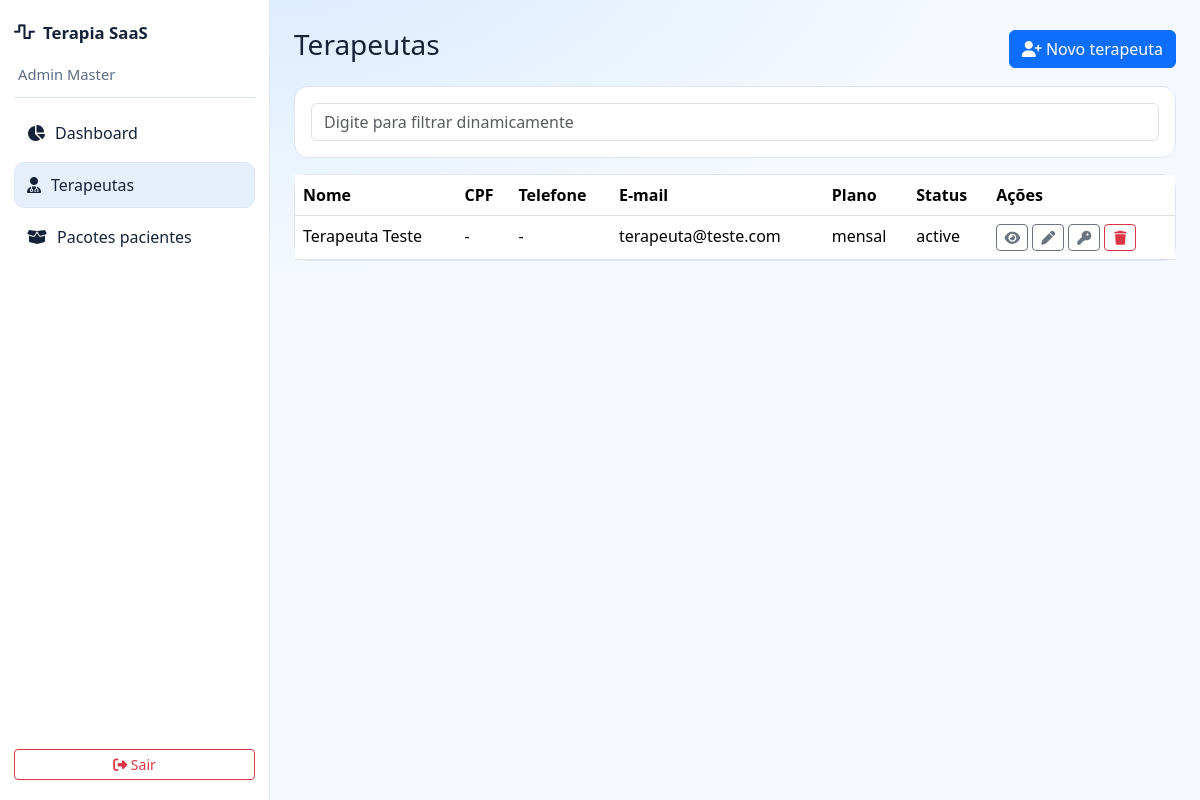
/dashboard.php?action=therapists (signed in), run on the app's committed database.
### tables this page shows
CREATE TABLE IF NOT EXISTS users (
  id INT AUTO_INCREMENT PRIMARY KEY,
  name VARCHAR(150) NOT NULL,
  cpf VARCHAR(14) NULL,
  phone VARCHAR(20) NULL,
  email VARCHAR(150) NOT NULL UNIQUE,
  password VARCHAR(255) NOT NULL,
  role ENUM('super_admin','therapist','patient') NOT NULL,
  therapist_id INT NULL,
  patient_id INT NULL,
  plan_type VARCHAR(30) NULL,
  company_logo_name VARCHAR(255) NULL,
  company_logo_path VARCHAR(500) NULL,
  status ENUM('active','inactive') DEFAULT 'active',
  created_at DATETIME DEFAULT CURRENT_TIMESTAMP,
  updated_at DATETIME DEFAULT CURRENT_TIMESTAMP ON UPDATE CURRENT_TIMESTAMP,
  INDEX idx_users_role(role)
);

### classes/Controller.php (called while the page is built, shortened)
<?php
abstract class Controller
{
    protected function view(string $view, array $data = []): void
    {
        $file = dirname(__DIR__) . '/app/views/' . $view . '.php';
        extract($data);
        require $file;
    }
}

### app/controllers/AdminController.php (called while the page is built, shortened)
<?php
class AdminController extends Controller
{
    private User $userModel;
    public function __construct()
    {
        $this->userModel = new User();
    }
    public function therapists(): void
    {
        $this->view('admin/therapists/index', [
            'appUrl' => Config::get('APP_URL', ''),
            'therapists' => $this->userModel->listTherapists(),
        ]);
    }
}

### config/Database.php (called while the page is built, shortened)
<?php
class Database
{
    private static ?Database $instance = null;
    private PDO $connection;
    private function __construct()
    {
        $host = Config::get('DB_HOST', '127.0.0.1');
        $port = Config::get('DB_PORT', '3306');
        $db = Config::get('DB_DATABASE', 'terapia');
        $user = Config::get('DB_USERNAME', 'root');
        $pass = Config::get('DB_PASSWORD', '');
        $charset = Config::get('DB_CHARSET', 'utf8mb4');
        $dsn = "mysql:host={$host};port={$port};dbname={$db};charset={$charset}";
        try {
            $this->connection = new PDO($dsn, $user, $pass, [
                PDO::ATTR_ERRMODE => PDO::ERRMODE_EXCEPTION,
                PDO::ATTR_DEFAULT_FETCH_MODE => PDO::FETCH_ASSOC,
                PDO::ATTR_EMULATE_PREPARES => false,
            ]);
        } catch (PDOException $e) {
            throw new \RuntimeException('Falha de conexao com banco: ' . $e->getMessage());
        }
    }
    public static function getInstance(): self
    {
        if (!self::$instance) {
            self::$instance = new self();
        }
        return self::$instance;
    }
    public function query(string $sql, array $params = []): \PDOStatement|false
    {
        try {
            $stmt = $this->connection->prepare($sql);
            $stmt->execute($params);
            return $stmt;
        } catch (PDOException $e) {
            error_log('[DB] ' . $e->getMessage());
            return false;
        }
    }
}

### config/Config.php (called while the page is built, shortened)
<?php
class Config
{
    public static function get(string $key, mixed $default = null): mixed
    {
        return $_ENV[$key] ?? $default;
    }
}

### classes/Model.php (called while the page is built, shortened)
<?php
abstract class Model
{
    protected function query(string $sql, array $params = []): \PDOStatement|false
    {
        return Database::getInstance()->query($sql, $params);
    }
}

### app/models/User.php (called while the page is built, shortened)
<?php
class User extends Model
{
    public function listTherapists(): array
    {
        $stmt = $this->query("SELECT * FROM users WHERE role = 'therapist' ORDER BY id DESC");
        return $stmt->fetchAll();
    }
}

### app/views/admin/therapists/index.php (the view, shortened to what this page needs)
<?php $title = 'Terapeutas'; include __DIR__ . '/../../partials/header.php'; include __DIR__ . '/../../partials/nav.php'; ?>
<div class="page-wrap">
  <div class="d-flex justify-content-between align-items-center mb-3">
    <h3>Terapeutas</h3>
    <a class="btn btn-primary" href="<?php echo $appUrl; ?>/dashboard.php?action=therapists-create"><i class="fa-solid fa-user-plus"></i> Novo terapeuta</a>
  </div>
  <div class="card mb-3"><div class="card-body">
    <input id="therapistSearch" class="form-control" placeholder="Digite para filtrar dinamicamente">
  </div></div>
  <div class="card">
    <div class="table-responsive">
      <table class="table mb-0">
        <thead><tr><th>Nome</th><th>CPF</th><th>Telefone</th><th>E-mail</th><th>Plano</th><th>Status</th><th>Ações</th></tr></thead>
        <tbody>
          <?php if (empty($therapists)): ?>
            <tr><td colspan="7" class="text-center py-4 text-muted">Não há terapeutas cadastrados.</td></tr>
          <?php else: foreach ($therapists as $therapist): ?>
            <tr class="row-therapist" data-search="<?php echo strtolower(htmlspecialchars(($therapist['name'] ?? '') . ' ' . ($therapist['cpf'] ?? '') . ' ' . ($therapist['email'] ?? ''))); ?>">
              <td><?php echo htmlspecialchars((string) $therapist['name']); ?></td>
              <td><?php echo htmlspecialchars((string) ($therapist['cpf'] ?? '-')); ?></td>
              <td><?php echo htmlspecialchars((string) ($therapist['phone'] ?? '-')); ?></td>
              <td><?php echo htmlspecialchars((string) $therapist['email']); ?></td>
              <td><?php echo htmlspecialchars((string) ($therapist['plan_type'] ?? 'mensal')); ?></td>
              <td><?php echo htmlspecialchars((string) ($therapist['status'] ?? 'active')); ?></td>
              <td class="align-middle">
                <div class="d-flex align-items-center gap-1 flex-nowrap">
                  <a class="btn btn-sm btn-outline-secondary" style="width:32px;padding:0;line-height:1.8;" href="<?php echo $appUrl; ?>/dashboard.php?action=therapists-show&id=<?php echo (int) $therapist['id']; ?>" title="Visualizar"><i class="fa-solid fa-eye"></i></a>
                  <a class="btn btn-sm btn-outline-secondary" style="width:32px;padding:0;line-height:1.8;" href="<?php echo $appUrl; ?>/dashboard.php?action=therapists-edit&id=<?php echo (int) $therapist['id']; ?>" title="Editar"><i class="fa-solid fa-pen"></i></a>
                  <a class="btn btn-sm btn-outline-secondary" style="width:32px;padding:0;line-height:1.8;" href="<?php echo $appUrl; ?>/dashboard.php?action=therapists-password&id=<?php echo (int) $therapist['id']; ?>" title="Alterar senha"><i class="fa-solid fa-key"></i></a>
                  <form method="POST" action="<?php echo $appUrl; ?>/dashboard.php?action=therapists-delete" class="d-flex m-0 js-delete-therapist-form" data-therapist-name="<?php echo htmlspecialchars((string) $therapist['name']); ?>">
                    <button class="btn btn-sm btn-outline-danger" style="width:32px;padding:0;line-height:1.8;" type="submit" title="Excluir"><i class="fa-solid fa-trash"></i></button>
                  </form>
                </div>
              </td>
            </tr>
          <?php endforeach; endif; ?>
        </tbody>
      </table>
    </div>
  </div>
</div>
<?php include __DIR__ . '/../../partials/footer.php'; ?>

### public/css/app.css (style rules this page uses)
:root { --bg-main: #f5f9ff; --bg-panel: #ffffff; --text-main: #152238; --text-soft: #5d6b82; --line: #dce6f5; --accent: #1363df; --accent-soft: #8ec5ff; --sidebar-bg: #ffffff; }
* { box-sizing: border-box; }
body.app-body { margin: 0; background: radial-gradient(1200px 600px at 20% -10%, #d7e9ff 0%, transparent 60%), var(--bg-main); color: var(--text-main); font-family: "Segoe UI", "Helvetica Neue", sans-serif; }
.card { border: 1px solid var(--line); background: var(--bg-panel); border-radius: 14px; }
.sidebar-link i, .table-actions i, .btn i { color: currentColor; }
.page-wrap { padding: 4px 0 36px; }

### data on the page
users: name "Terapeuta Teste", cpf "-", phone "-", email "terapeuta@teste.com", plan_type "mensal", status "active"

### other printed values
$displayName "Admin Master"
